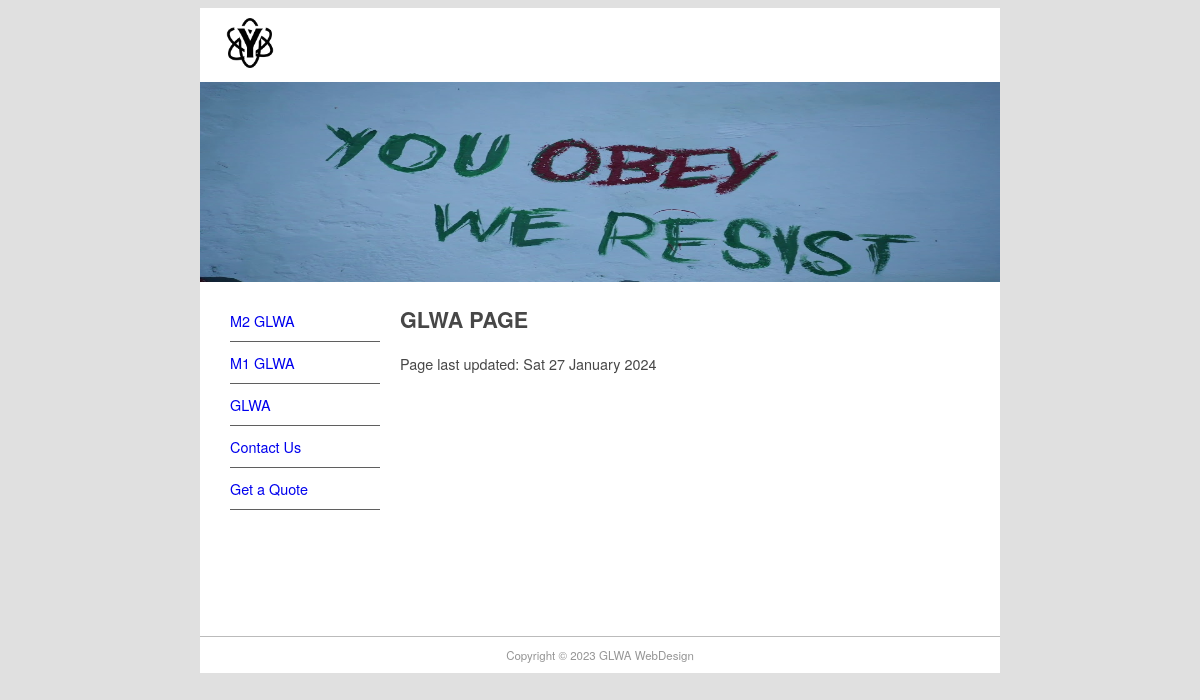
The page / on the database its author committed.
### pages/models.py (models this page shows, shortened)
class Page(models.Model):
    title=models.CharField(max_length=60)
    permalink=models.CharField(max_length=12,unique=True)
    updatedate=models.DateTimeField(verbose_name="Last Update")
    bodytext = models.TextField("page content",blank=True)

### pages/views.py (the view)
# urls.py: path('', include('pages.urls'), name="index_pages"),
def index_pages(request, pagename):
    pagename = '/' + pagename
    pg = get_object_or_404(Page, permalink=pagename)
    context = {
        'title': pg.title,
        'content': pg.bodytext,
        'last_updated': pg.updatedate,
        'page_list': Page.objects.all(),
    }
    return render(request, 'pages/page.html', context)

### pages/templates/pages/page.html (shortened to what this page needs)
{% extends "base.html" %}
{% block sidenav %}
    {% for page in page_list %}
        <li>
            <a href="{{ page.permalink }}">{{ page.title }}</a>
        </li>
    {% endfor %}
{% endblock sidenav %}
{% block content %}
    {% autoescape off %}
        {{ content }}
    {% endautoescape %}
    <p>
        Page last updated: {{ last_updated|date:'D d F Y' }}
    </p>
{% endblock content %}

### myfirstwebsite/static/css/main.css (style rules this page uses)
body { background-color: #E0E0E0; font-family: Gotham, "Helvetica Neue", Helvetica, Arial, sans-serif; font-size: 0.9em; text-align: justify; color: #474747; }
#nav li { padding-top: 10px; padding-bottom: 10px; font-size: 1em; list-style-type: none; border-bottom: thin solid #5F5F5F; color: #4C4C4C; left: 0px; list-style-position: inside; margin-left: -10px; }
#nav li a { text-decoration: none; }

### rows shown on the page
Page: title "M2 GLWA"
Page: title "M1 GLWA"
Page: title "GLWA", bodytext "GLWA PAGE", updatedate "Sat 27 January 2024"
